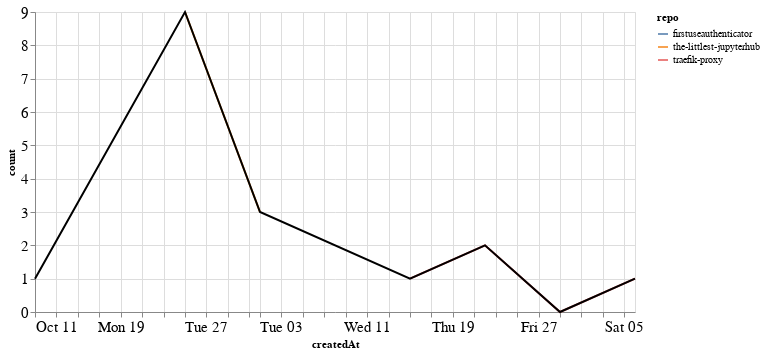

The cell this chart's notebook holds for it:
### Markdown cell above
### Comments

### Code cell
comments_time = comments.groupby('repo').resample('W', on='createdAt').count()['author'].reset_index()
comments_time = comments_time.rename(columns={'author': 'count'})
comments_time_total = comments_time.groupby('createdAt').agg({"count": "sum"}).reset_index()
ch1 = alt.Chart(comments_time, width=600).mark_line().encode(
    x='createdAt',
    y='count',
    color='repo',
    tooltip="repo"
)

ch2 = alt.Chart(comments_time_total, width=600).mark_line(color="black").encode(
    x='createdAt',
    y='count',
)

ch1 + ch2

### Figure 1 — Vega-Lite specification as saved in the notebook (floating-point values rounded to 4 significant figures)
{"config": {"axisLeft": {"labelFontSize": 15}, "axisBottom": {"labelFontSize": 15}}, "layer": [{"data": {"name": "data-9bc1763dc750459bfbb857e84e40ee9c"}, "mark": "line", "encoding": {"color": {"type": "nominal", "field": "repo"}, "tooltip": {"type": "nominal", "field": "repo"}, "x": {"type": "temporal", "field": "createdAt"}, "y": {"type": "quantitative", "field": "count"}}, "width": 600}, {"data": {"name": "data-ce95e03d17b3370c92b99635a28cba9c"}, "mark": {"type": "line", "color": "black"}, "encoding": {"x": {"type": "temporal", "field": "createdAt"}, "y": {"type": "quantitative", "field": "count"}}, "width": 600}], "$schema": "https://vega.github.io/schema/vega-lite/v4.8.1.json", "datasets": {"data-9bc1763dc750459bfbb857e84e40ee9c": [{"repo": "firstuseauthenticator", "createdAt": "2020-10-11T00:00:00", "count": 1}, {"repo": "the-littlest-jupyterhub", "createdAt": "2020-10-25T00:00:00", "count": 9}, {"repo": "the-littlest-jupyterhub", "createdAt": "2020-11-01T00:00:00", "count": 3}, {"repo": "traefik-proxy", "createdAt": "2020-11-15T00:00:00", "count": 1}, {"repo": "traefik-proxy", "createdAt": "2020-11-22T00:00:00", "count": 2}, {"repo": "traefik-proxy", "createdAt": "2020-11-29T00:00:00", "count": 0}, {"repo": "traefik-proxy", "createdAt": "2020-12-06T00:00:00", "count": 1}], "data-ce95e03d17b3370c92b99635a28cba9c": [{"createdAt": "2020-10-11T00:00:00", "count": 1}, {"createdAt": "2020-10-25T00:00:00", "count": 9}, {"createdAt": "2020-11-01T00:00:00", "count": 3}, {"createdAt": "2020-11-15T00:00:00", "count": 1}, {"createdAt": "2020-11-22T00:00:00", "count": 2}, {"createdAt": "2020-11-29T00:00:00", "count": 0}, {"createdAt": "2020-12-06T00:00:00", "count": 1}]}}
